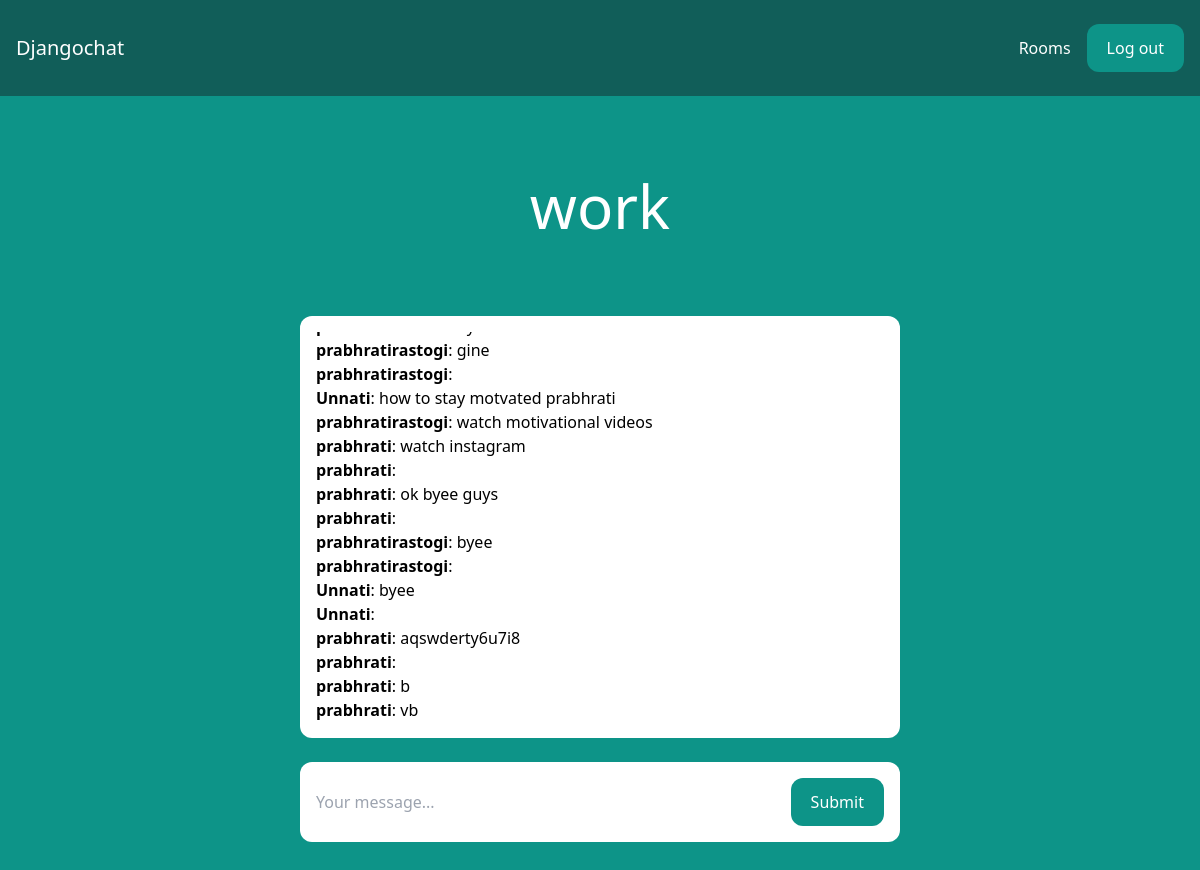
Page /rooms/work/ (signed in) on the committed database.
### room/models.py (models this page shows)
class Room(models.Model):
    name = models.CharField(max_length=255)
    slug = models.SlugField(unique=True)

class Message(models.Model):
    room = models.ForeignKey(Room, related_name='messages', on_delete=models.CASCADE)
    user = models.ForeignKey(User, related_name='messages', on_delete=models.CASCADE)
    content = models.TextField()
    date_added = models.DateTimeField(auto_now_add=True)
    class Meta:
        ordering = ('date_added',)

### room/views.py (the view)
# urls.py: path('rooms/',include('room.urls')),
@login_required
def room(request, slug):
    room = Room.objects.get(slug=slug)
    messages = Message.objects.filter(room=room)[0:25]
    return render(request, 'room/room.html', {'room': room, 'messages': messages})

### room/templates/room/room.html (shortened to what this page needs)
{% extends 'core/base.html' %}
{% block content %}
<div class="p-10 lg:p-20 text-center">
    <h1 class="text-3xl lg:text-6xl text-white">{{ room.name }}</h1>
</div>
<div class="lg:w-2/4 mx-4 lg:mx-auto p-4 bg-white rounded-xl">
    <div class="chat-messages space-y-3" id="chat-messages">
        {% for m in messages %}<b>{{ m.user.username }}</b>: {{ m.content }}<br>{% endfor %}
    </div>
</div>
<div class="lg:w-2/4 mt-6 mx-4 lg:mx-auto p-4 bg-white rounded-xl">
    <form method="post" action="." class="flex">
        <input type="text" name="content" class="flex-1 mr-3" placeholder="Your message..." id="chat-message-input">
        <button
            class="px-5 py-3 rounded-xl text-white bg-teal-600 hover:bg-teal-700"
            id="chat-message-submit"
        >Submit</button>
    </form>
</div>
{% endblock %}

### core/templates/core/base.html (style rules this page uses)
.chat-messages { height: 390px; overflow-y: auto; }

### rows in the picture
Room: name "work"
Message: user.username "prabhratirastogi", content "gine"
Message: user.username "prabhratirastogi"
Message: user.username "Unnati", content "how to stay motvated prabhrati"
Message: user.username "prabhratirastogi", content "watch motivational videos"
Message: user.username "prabhrati", content "watch instagram"
Message: user.username "prabhrati"
Message: user.username "prabhrati", content "ok byee guys"
Message: user.username "prabhrati"
Message: user.username "prabhratirastogi", content "byee"
Message: user.username "prabhratirastogi"
Message: user.username "Unnati", content "byee"
Message: user.username "Unnati"
Message: user.username "prabhrati", content "aqswderty6u7i8"
Message: user.username "prabhrati"
Message: user.username "prabhrati", content "b"
Message: user.username "prabhrati", content "vb"
